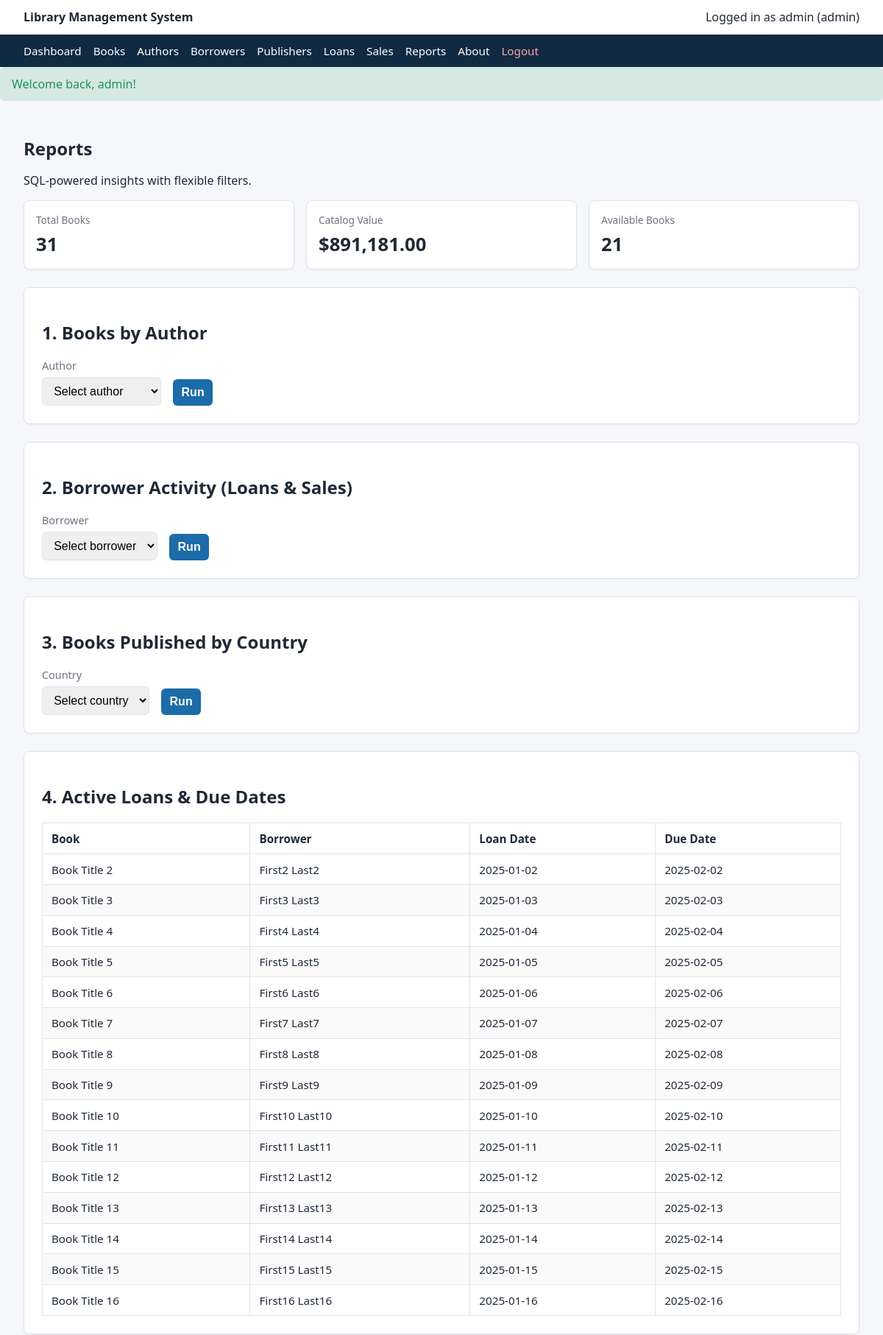
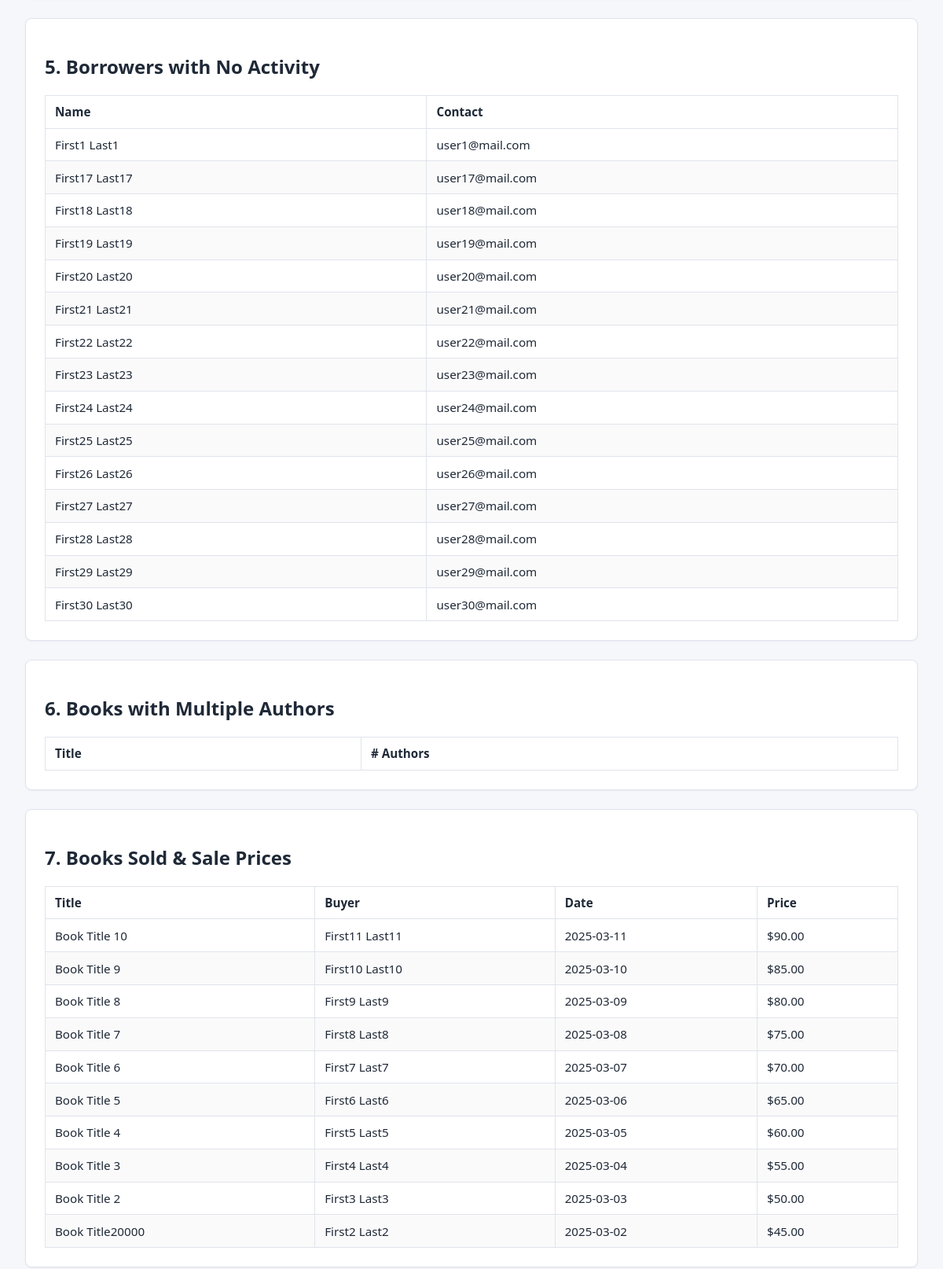
/reports.php (signed in, upper part), run on the app's committed database (2 pictures, top to bottom).
### tables this page shows
CREATE TABLE `loan` (
  `loan_id` int(11) NOT NULL,
  `borrower_id` int(11) DEFAULT NULL,
  `book_id` int(11) DEFAULT NULL,
  `period_id` int(11) DEFAULT NULL,
  `loan_date` date NOT NULL,
  `due_date` date NOT NULL,
  `return_date` date DEFAULT NULL
);

CREATE TABLE `book` (
  `book_id` int(11) NOT NULL,
  `title` varchar(200) NOT NULL,
  `publisher_id` int(11) DEFAULT NULL,
  `category` varchar(100) DEFAULT NULL,
  `book_type` varchar(50) DEFAULT NULL,
  `original_price` decimal(10,2) DEFAULT NULL,
  `available` tinyint(1) DEFAULT 1
);

CREATE TABLE `borrower` (
  `borrower_id` int(11) NOT NULL,
  `first_name` varchar(50) NOT NULL,
  `last_name` varchar(50) NOT NULL,
  `type_id` int(11) NOT NULL,
  `contact_info` varchar(150) DEFAULT NULL
);

CREATE TABLE `sale` (
  `sale_id` int(11) NOT NULL,
  `book_id` int(11) DEFAULT NULL,
  `borrower_id` int(11) DEFAULT NULL,
  `sale_date` date NOT NULL,
  `sale_price` decimal(10,2) NOT NULL
);

### helpers.php (called while the page is built, shortened)
<?php
function escape_output(string $value): string
{
    return htmlspecialchars($value, ENT_QUOTES, 'UTF-8');
}

### reports.php (the view, shortened to what this page needs)
<?php
require_once 'header.php';
$totalBooks = mysqli_fetch_assoc(mysqli_query(
    $conn,
    "SELECT COUNT(*) AS total_books, IFNULL(SUM(original_price),0) AS total_value FROM book"
));
$neverBorrowed = mysqli_query(
    $conn,
    "SELECT CONCAT(br.first_name,' ', br.last_name) AS name, br.contact_info
     FROM borrower br
     LEFT JOIN loan l ON l.borrower_id = br.borrower_id
     LEFT JOIN sale s ON s.borrower_id = br.borrower_id
     WHERE l.borrower_id IS NULL AND s.borrower_id IS NULL"
);
$soldBooks = mysqli_query(
    $conn,
    "SELECT b.title, CONCAT(br.first_name,' ', br.last_name) AS buyer, s.sale_date, s.sale_price
     FROM sale s
     INNER JOIN book b ON b.book_id = s.book_id
     INNER JOIN borrower br ON br.borrower_id = s.borrower_id
     ORDER BY s.sale_date DESC"
);
$availableBooks = mysqli_query(
    $conn,
    "SELECT book_id, title, category FROM book WHERE available = 1 ORDER BY title"
);
$availableCount = mysqli_num_rows($availableBooks);
$activeLoans = mysqli_query(
    $conn,
    "SELECT b.title, CONCAT(br.first_name,' ', br.last_name) AS borrower, l.loan_date, l.due_date
     FROM loan l
     INNER JOIN book b ON b.book_id = l.book_id
     INNER JOIN borrower br ON br.borrower_id = l.borrower_id
     WHERE l.return_date IS NULL
     ORDER BY l.due_date ASC"
);
?>
<section class="page-heading">
    <div>
        <h1>Reports</h1>
        <p>SQL-powered insights with flexible filters.</p>
    </div>
</section>
<section class="grid grid-3">
    <div class="stat-card">
        <p>Total Books</p>
        <strong><?php echo $totalBooks['total_books']; ?></strong>
    </div>
    <div class="stat-card">
        <p>Catalog Value</p>
        <strong>$<?php echo number_format($totalBooks['total_value'], 2); ?></strong>
    </div>
    <div class="stat-card">
        <p>Available Books</p>
        <strong><?php echo $availableCount; ?></strong>
    </div>
</section>
<section class="card">
    <h2>1. Books by Author</h2>
    <form method="get" class="inline-form">
        <label>
            Author
            <select name="author_id">
                <option value="0">Select author</option>
            </select>
        </label>
        <button type="submit">Run</button>
    </form>
</section>
<section class="card">
    <h2>2. Borrower Activity (Loans & Sales)</h2>
    <form method="get" class="inline-form">
        <label>
            Borrower
            <select name="borrower_id">
                <option value="0">Select borrower</option>
            </select>
        </label>
        <button type="submit">Run</button>
    </form>
</section>
<section class="card">
    <h2>3. Books Published by Country</h2>
    <form method="get" class="inline-form">
        <label>
            Country
            <select name="country">
                <option value="">Select country</option>
            </select>
        </label>
        <button type="submit">Run</button>
    </form>
</section>
<section class="card">
    <h2>4. Active Loans & Due Dates</h2>
    <div class="table-wrapper">
        <table>
            <thead>
                <tr>
                    <th>Book</th>
                    <th>Borrower</th>
                    <th>Loan Date</th>
                    <th>Due Date</th>
                </tr>
            </thead>
            <tbody>
                <?php while ($row = mysqli_fetch_assoc($activeLoans)) : ?>
                    <tr>
                        <td><?php echo escape_output($row['title']); ?></td>
                        <td><?php echo escape_output($row['borrower']); ?></td>
                        <td><?php echo escape_output($row['loan_date']); ?></td>
                        <td><?php echo escape_output($row['due_date']); ?></td>
                    </tr>
                <?php endwhile; ?>
            </tbody>
        </table>
    </div>
</section>
<section class="card">
    <h2>5. Borrowers with No Activity</h2>
    <div class="table-wrapper">
        <table>
            <thead>
                <tr>
                    <th>Name</th>
                    <th>Contact</th>
                </tr>
            </thead>
            <tbody>
                <?php while ($row = mysqli_fetch_assoc($neverBorrowed)) : ?>
                    <tr>
                        <td><?php echo escape_output($row['name']); ?></td>
                        <td><?php echo escape_output($row['contact_info']); ?></td>
                    </tr>
                <?php endwhile; ?>
            </tbody>
        </table>
    </div>
</section>
<section class="card">
    <h2>6. Books with Multiple Authors</h2>
    <div class="table-wrapper">
        <table>
            <thead>
                <tr>
                    <th>Title</th>
                    <th># Authors</th>
                </tr>
            </thead>
        </table>
    </div>
</section>
<section class="card">
    <h2>7. Books Sold & Sale Prices</h2>
    <div class="table-wrapper">
        <table>
            <thead>
                <tr>
                    <th>Title</th>
                    <th>Buyer</th>
                    <th>Date</th>
                    <th>Price</th>
                </tr>
            </thead>
            <tbody>
                <?php while ($row = mysqli_fetch_assoc($soldBooks)) : ?>
                    <tr>
                        <td><?php echo escape_output($row['title']); ?></td>
                        <td><?php echo escape_output($row['buyer']); ?></td>
                        <td><?php echo escape_output($row['sale_date']); ?></td>
                        <td>$<?php echo number_format($row['sale_price'], 2); ?></td>
                    </tr>
                <?php endwhile; ?>
            </tbody>
        </table>
    </div>
</section>
<?php require_once 'footer.php'; ?>

### styles.css (style rules this page uses)
:root { font-family: "Segoe UI", Tahoma, Helvetica, Arial, sans-serif; color-scheme: light; --primary: #1b6ca8; --accent: #f4a261; --bg: #f6f7fb; --border: #e0e3ec; --text: #1f2937; --muted: #6b7280; --danger: #d14343; --success: #1f9254; }
* { box-sizing: border-box; }
body { margin: 0; background: var(--bg); color: var(--text); }
table { width: 100%; border-collapse: collapse; font-size: 0.95rem; }
th, td { border: 1px solid var(--border); padding: 0.65rem 0.75rem; text-align: left; }
th { background: #fff; font-weight: 600; }
tr:nth-child(even) { background: #fafafa; }
.card { background: #fff; border: 1px solid var(--border); border-radius: 8px; padding: 1.5rem; margin-bottom: 1.5rem; box-shadow: 0 1px 2px rgba(15, 23, 42, 0.05); }
.page-heading h1 { margin: 0 0 0.25rem 0; }
.filter-form, .grid-form, .inline-form, .auth-form { display: grid; gap: 1rem; }
label { font-size: 0.9rem; color: var(--muted); display: flex; flex-direction: column; gap: 0.35rem; }
input, select, textarea, button { border: 1px solid var(--border); border-radius: 6px; padding: 0.55rem 0.7rem; font-size: 1rem; }
button, .button { background: var(--primary); color: #fff; border: none; cursor: pointer; font-weight: 600; }
.table-wrapper { overflow-x: auto; }
.grid { display: grid; gap: 1rem; margin-bottom: 1.5rem; }
.grid-3 { grid-template-columns: repeat(auto-fit, minmax(200px, 1fr)); }
.stat-card { background: #fff; border-radius: 8px; border: 1px solid var(--border); padding: 1rem; box-shadow: 0 1px 2px rgba(0, 0, 0, 0.05); }
.stat-card p { margin: 0; color: var(--muted); font-size: 0.85rem; }
.stat-card strong { display: block; font-size: 1.6rem; margin-top: 0.35rem; }
.inline-form { display: flex; flex-wrap: wrap; gap: 1rem; align-items: flex-end; }

### data on the page
loan: book.title "Book Title 2", borrower "First2 Last2", loan_date "2025-01-02", due_date "2025-02-02"
loan: book.title "Book Title 3", borrower "First3 Last3", loan_date "2025-01-03", due_date "2025-02-03"
loan: book.title "Book Title 4", borrower "First4 Last4", loan_date "2025-01-04", due_date "2025-02-04"
loan: book.title "Book Title 5", borrower "First5 Last5", loan_date "2025-01-05", due_date "2025-02-05"
loan: book.title "Book Title 6", borrower "First6 Last6", loan_date "2025-01-06", due_date "2025-02-06"
loan: book.title "Book Title 7", borrower "First7 Last7", loan_date "2025-01-07", due_date "2025-02-07"
loan: book.title "Book Title 8", borrower "First8 Last8", loan_date "2025-01-08", due_date "2025-02-08"
loan: book.title "Book Title 9", borrower "First9 Last9", loan_date "2025-01-09", due_date "2025-02-09"
loan: book.title "Book Title 10", borrower "First10 Last10", loan_date "2025-01-10", due_date "2025-02-10"
loan: book.title "Book Title 11", borrower "First11 Last11", loan_date "2025-01-11", due_date "2025-02-11"
loan: book.title "Book Title 12", borrower "First12 Last12", loan_date "2025-01-12", due_date "2025-02-12"
loan: book.title "Book Title 13", borrower "First13 Last13", loan_date "2025-01-13", due_date "2025-02-13"
loan: book.title "Book Title 14", borrower "First14 Last14", loan_date "2025-01-14", due_date "2025-02-14"
loan: book.title "Book Title 15", borrower "First15 Last15", loan_date "2025-01-15", due_date "2025-02-15"
loan: book.title "Book Title 16", borrower "First16 Last16", loan_date "2025-01-16", due_date "2025-02-16"
borrower: name "First1 Last1", contact_info "user1@mail.com"
borrower: name "First17 Last17", contact_info "user17@mail.com"
borrower: name "First18 Last18", contact_info "user18@mail.com"
borrower: name "First19 Last19", contact_info "user19@mail.com"
borrower: name "First20 Last20", contact_info "user20@mail.com"
borrower: name "First21 Last21", contact_info "user21@mail.com"
borrower: name "First22 Last22", contact_info "user22@mail.com"
borrower: name "First23 Last23", contact_info "user23@mail.com"
borrower: name "First24 Last24", contact_info "user24@mail.com"
borrower: name "First25 Last25", contact_info "user25@mail.com"
borrower: name "First26 Last26", contact_info "user26@mail.com"
borrower: name "First27 Last27", contact_info "user27@mail.com"
borrower: name "First28 Last28", contact_info "user28@mail.com"
borrower: name "First29 Last29", contact_info "user29@mail.com"
borrower: name "First30 Last30", contact_info "user30@mail.com"
sale: book.title "Book Title 10", buyer "First11 Last11", sale_date "2025-03-11", sale_price "90.00"
sale: book.title "Book Title 9", buyer "First10 Last10", sale_date "2025-03-10", sale_price "85.00"
sale: book.title "Book Title 8", buyer "First9 Last9", sale_date "2025-03-09", sale_price "80.00"
sale: book.title "Book Title 7", buyer "First8 Last8", sale_date "2025-03-08", sale_price "75.00"
sale: book.title "Book Title 6", buyer "First7 Last7", sale_date "2025-03-07", sale_price "70.00"
sale: book.title "Book Title 5", buyer "First6 Last6", sale_date "2025-03-06", sale_price "65.00"
sale: book.title "Book Title 4", buyer "First5 Last5", sale_date "2025-03-05", sale_price "60.00"
sale: book.title "Book Title 3", buyer "First4 Last4", sale_date "2025-03-04", sale_price "55.00"
sale: book.title "Book Title 2", buyer "First3 Last3", sale_date "2025-03-03", sale_price "50.00"
sale: book.title "Book Title20000", buyer "First2 Last2", sale_date "2025-03-02", sale_price "45.00"

### other printed values
escape_output($_SESSION['username']) "admin"
escape_output(current_user_role()) "admin"
escape_output($flash['message']) "Welcome back, admin!"
$totalBooks['total_books'] "31"
$totalBooks['total_value'] "891,181.00"
$availableCount "21"
